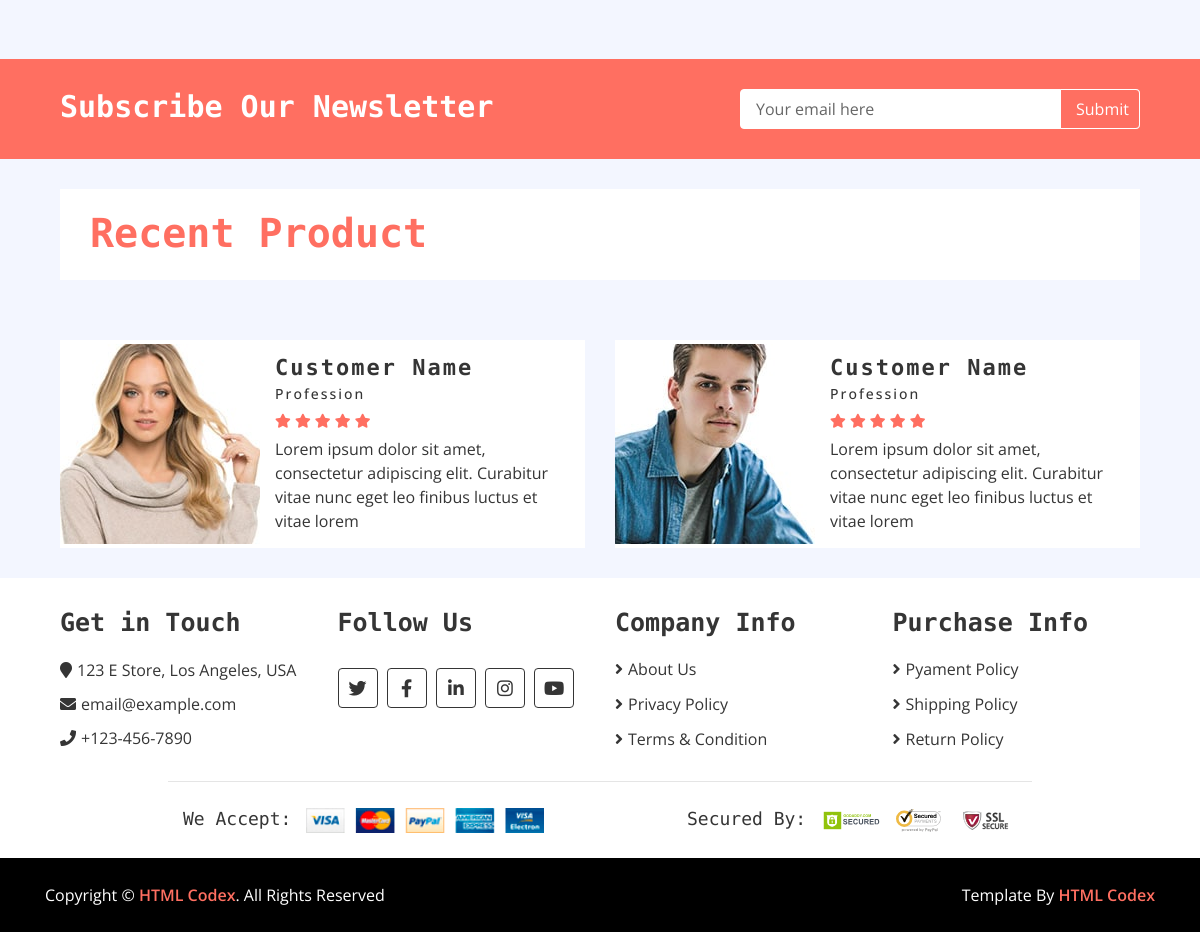
The app's page / (lower part), older data.
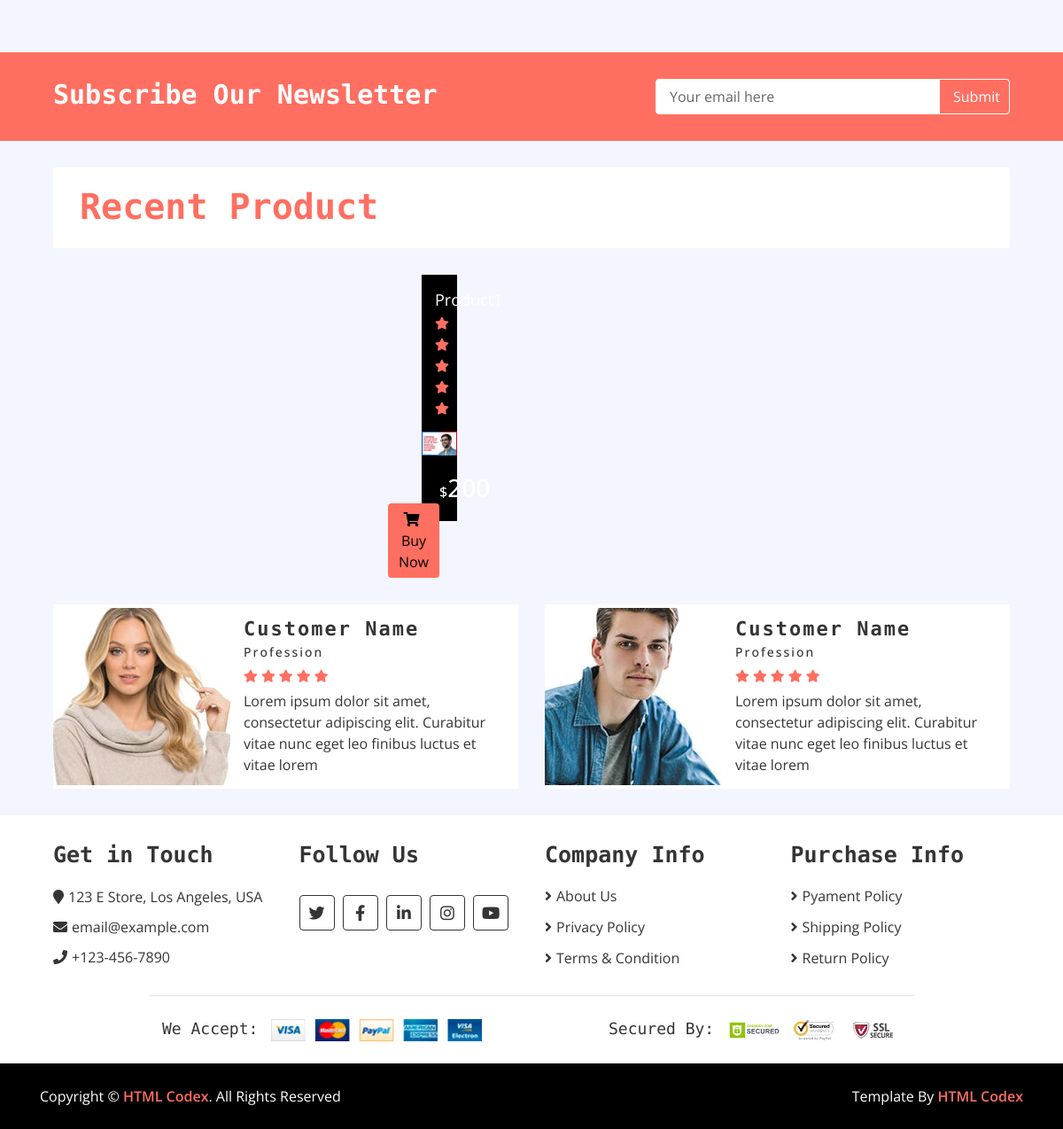
The same page, newer data.
### home/models.py (models this page shows, shortened)
class Product(models.Model):
    name = models.CharField(max_length= 400)
    slug = models.CharField(max_length=500,unique = True)
    price = models.IntegerField()
    discounted_price = models.IntegerField()
    image = models.ImageField(upload_to='media')
    description = models.TextField(blank = True)
    category = models.ForeignKey(Category,on_delete=models.CASCADE)
    subcategory = models.ForeignKey(SubCategory, on_delete=models.CASCADE)
    brand = models.ForeignKey(Brand, on_delete=models.CASCADE)
    stock = models.CharField(choices = STOCK,max_length=50)
    labels = models.CharField(choices=LABELS,blank = True,max_length=50)

### home/views.py (the view)
# urls.py: path('', HomeView.as_view(), name='home'),
class HomeView(BaseView):
    def get(self,request):
        self.my_view
        self.my_view['sliders'] = Slider.objects.all()
        self.my_view['ads'] = Ad.objects.all()
        self.my_view['hots'] = Product.objects.filter(labels = 'hot')
        self.my_view['news'] = Product.objects.filter(labels='new')
        return render(request,'index.html',self.my_view)

### templates/index.html (shortened to what the changed rows need)
{% extends 'base.html' %}
{% load static %}
{% block content %}
        <div class="newsletter">
            <div class="container-fluid">
                <div class="row">
                    <div class="col-md-6">
                        <h1>Subscribe Our Newsletter</h1>
                    </div>
                </div>
            </div>
        </div>
        <div class="recent-product product">
            <div class="container-fluid">
                <div class="section-header">
                    <h1>Recent Product</h1>
                </div>
                <div class="row align-items-center product-slider product-slider-4">
                   {% for hot in news %}
                    <div class="col-lg-3">
                        <div class="product-item">
                            <div class="product-title">
                                <a href="/details/{{hot.slug}}">{{hot.name}}</a>
                                <div class="ratting">
                                    <i class="fa fa-star"></i>
                                    <i class="fa fa-star"></i>
                                    <i class="fa fa-star"></i>
                                    <i class="fa fa-star"></i>
                                    <i class="fa fa-star"></i>
                                </div>
                            </div>
                            <div class="product-image">
                                <a href="/details/{{hot.slug}}">
                                    <img src="{{hot.image.url}}" alt="Product Image">
                                </a>
                            </div>
                            <div class="product-price">
                                {% if hot.discounted_price > 0 %}
                                <h3><span>$</span>{{hot.discounted_price}}</h3>
                                {% else %}
                                <h3><span>$</span>{{hot.price}}</h3>
                                {% endif %}
                                <a class="btn" href="/cart/{{hot.slug}}"><i class="fa fa-shopping-cart"></i>Buy Now</a>
                            </div>
                        </div>
                    </div>
                    {% endfor %}
                </div>
            </div>
        </div>
        <div class="review">
            <div class="container-fluid">
                <div class="row align-items-center review-slider normal-slider">
                    <div class="col-md-6">
                        <div class="review-slider-item">
                            <div class="review-text">
                                <h2>Customer Name</h2>
                            </div>
                        </div>
                    </div>
                    <div class="col-md-6">
                        <div class="review-slider-item">
                            <div class="review-text">
                                <h2>Customer Name</h2>
                            </div>
                        </div>
                    </div>
                </div>
            </div>
        </div>
{% endblock %}

Row changes from the older to the newer data that the page shows:
now on this page (row edited): Product: name "Product1", image (picture), price "200"
